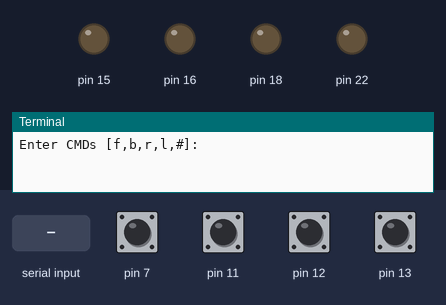
Recording of a program running on a simulated Raspberry Pi (header pin numbers). Shown: output pins drawn as LEDs (lit = HIGH), the last lines printed to the terminal. The test bench sets the inputs (shaded band); at power-on: pin 7, pin 11–13 HIGH.

Above: at 1.2 s.
1.3 s: "f" typed at the terminal, then Enter
At 2.1 s:
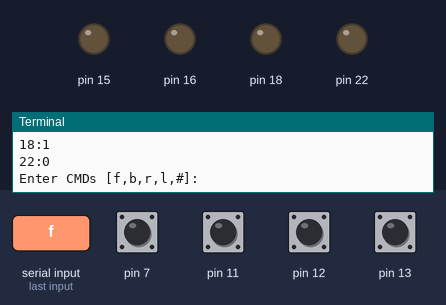
2.8 s: "b" typed at the terminal, then Enter
At 3.2 s:
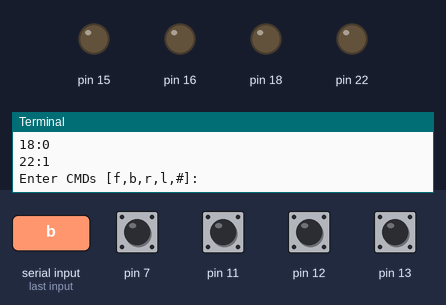
4.3 s: "r" typed at the terminal, then Enter
At 5.5 s:
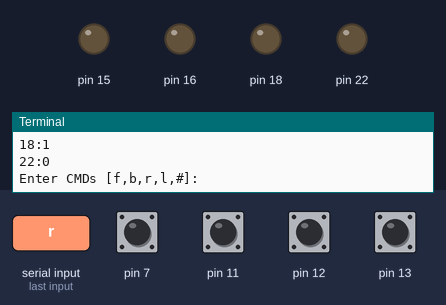
5.8 s: "l" typed at the terminal, then Enter
At 6.7 s:
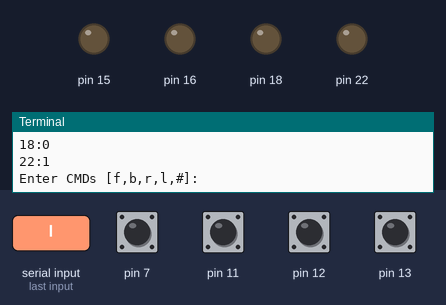
Timing chart, 0 to 8.3 s (numbered marks = the images above; inputs shaded):
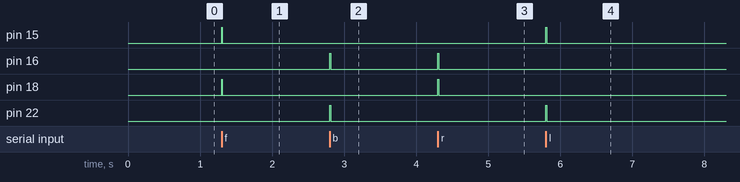

Measured:
- after the input at 1.3 s, pin 15, pin 18: LOW → HIGH at once, → LOW 0.01 s later
- after the input at 2.8 s, pin 16, pin 22: LOW → HIGH at once, → LOW 0.01 s later
- after the input at 4.3 s, pin 16, pin 18: LOW → HIGH at once, → LOW 0.01 s later
- after the input at 5.8 s, pin 15, pin 22: LOW → HIGH at once, → LOW 0.01 s later

The program:

avoidance.py
```python
#!/usr/bin/env python3
#avoidance.py
import rover_drive as drive
import wiringpi2
import time

opCmds={'f':'bl','b':'fr','r':'ll','l':'rr','#':'#'}
PINS=[7,11,12,13]   # PINS=[L_FWD,L_BWD,R_FWD,R_BWD]
ON=1;OFF=0
IN=0;OUT=1
PULL_UP=2;PULL_DOWN=1

class sensor:
  # Constructor
  def __init__(self,pins=PINS):
    self.pins = pins
    self.GPIOsetup()

  def GPIOsetup(self):
    wiringpi2.wiringPiSetupPhys()
    for gpio in self.pins:
      wiringpi2.pinMode(gpio,IN)
      wiringpi2.pullUpDnControl(gpio,PULL_UP)

  def checkSensor(self):
    hit = False
    for gpio in self.pins:
      if wiringpi2.digitalRead(gpio)==False:
        hit = True
    return hit

def main():
  myBot=drive.motor()
  mySensors=sensor()
  while(True):
    print("Enter CMDs [f,b,r,l,#]:")
    CMD=input()
    for idx,char in enumerate(CMD.lower()):
      print("Step %s of %s: %s"%(idx+1,len(CMD),char))
      myBot.cmd(char,step=0.01)#small steps
      hit = mySensors.checkSensor()
      if hit:
        print("We hit something on move: %s Go: %s"%(char,
                                              opCmds[char]))
        for charcmd in opCmds[char]:
          myBot.cmd(charcmd,step=0.01)

if __name__ == '__main__':
  try:
    main()
  except KeyboardInterrupt:
    print ("Finish")
#End
```

rover_drive.py
```python
#!/usr/bin/env python3
#rover_drivefwd.py
#HARDWARE SETUP
# P1
# 2[==X====lRr===]26
# 1[=======L=====]25
import time
import wiringpi2
ON=1;OFF=0
IN=0;OUT=1
STEP=0.2
PINS=[15,16,18,22]   # PINS=[L_FWD,L_BWD,R_FWD,R_BWD]
FWD=[ON,OFF,ON,OFF]
BWD=[OFF,ON,OFF,ON]
RIGHT=[OFF,ON,ON,OFF]
LEFT=[ON,OFF,OFF,ON]
DEBUG=True

class motor:
  # Constructor
  def __init__(self,pins=PINS,steptime=STEP):
    self.pins = pins
    self.steptime=steptime
    self.GPIOsetup()

  def GPIOsetup(self):
    wiringpi2.wiringPiSetupPhys()
    for gpio in self.pins:
      wiringpi2.pinMode(gpio,OUT)

  def off(self):
    for gpio in self.pins:
      wiringpi2.digitalWrite(gpio,OFF)

  def drive(self,drive,step=STEP):
    for idx,gpio in enumerate(self.pins):
      wiringpi2.digitalWrite(gpio,drive[idx])
      if(DEBUG):print("%s:%s"%(gpio,drive[idx]))
    time.sleep(step)
    self.off()

  def cmd(self,char,step=STEP):
    if char == 'f':
      self.drive(FWD,step)
    elif char == 'b':
      self.drive(BWD,step)
    elif char == 'r':
      self.drive(RIGHT,step)
    elif char == 'l':
      self.drive(LEFT,step)
    elif char == '#':
      time.sleep(step)

def main():
  import os
  if "CMD" in os.environ:
    CMD=os.environ["CMD"]
    INPUT=False
    print("CMD="+CMD)
  else:
    INPUT=True
  roverPi=motor()
  if INPUT:
    print("Enter CMDs [f,b,r,l,#]:")
    CMD=input()
  for idx,char in enumerate(CMD.lower()):
    if(DEBUG):print("Step %s of %s: %s"%(idx+1,len(CMD),char))
    roverPi.cmd(char)

if __name__ == '__main__':
  try:
    main()
  except KeyboardInterrupt:
    print ("Finish")
#End
```
